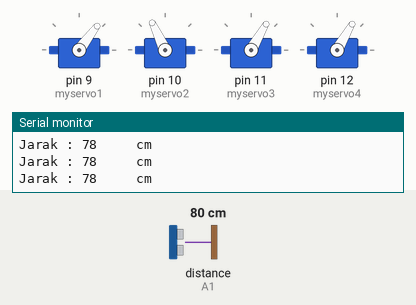
Bench run of a sketch on a simulated Arduino Uno, built with avr-gcc and run on an emulated ATmega328P. On the bench: 4 × servo, the last lines printed to the serial monitor. Wiring (inferred from the names in the program): ultrasonic range finder: trigger A0; echo A1. The inputs (shaded band) are chosen by the test bench; at power-on: distance to the obstacle (sensor on A1) 80 cm. The echo pulse lasts 58.3 µs per cm.

Above: at 1.2 s.
1.3 s: distance to the obstacle (sensor on A1) set to 8 cm
4.3 s: distance to the obstacle (sensor on A1) set to 5 cm
At 4.78 s:
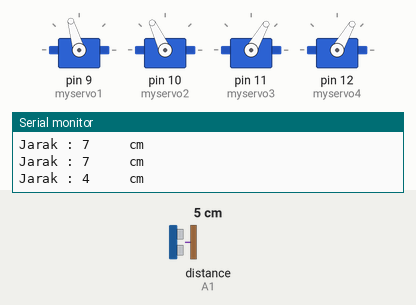
At 5.39 s:
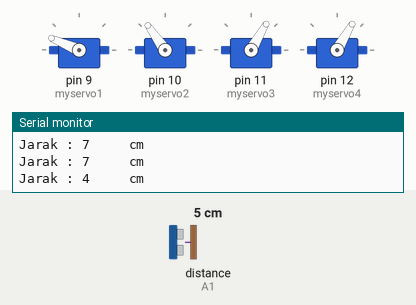
7.3 s: distance to the obstacle (sensor on A1) set to 18 cm
At 7.5 s:
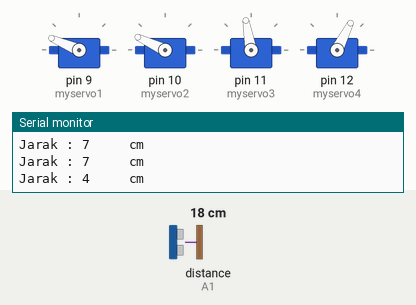
Timing chart, 0 to 11.1 s (numbered marks = the images above; inputs shaded):
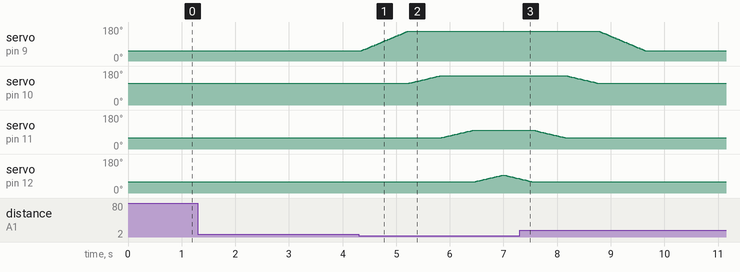

Measured:
- the behaviour switches between 7 and 6 cm on distance to the obstacle (sensor on A1) (found by bisection; images 0 and 1)
- after the input at 4.3 s, servo on pin 9 (myservo1): moves from 53° to 157° over 0.87 s, starting at once; servo on pin 10 (myservo2): moves from 115° to 155° over 0.57 s, starting after 0.94 s
- after the input at 7.3 s, servo on pin 10 (myservo2): goes on until 8.8 s, then stays 115°; servo on pin 11 (myservo3): goes on until 8.1 s, then stays 60°; servo on pin 12 (myservo4): goes on until 7.5 s, then stays 60°

The sketch:

Servo.ino
```cpp
#include<Servo.h>

int trigPin = A0;
int echoPin = A1;
Servo myservo1,myservo2,myservo3,myservo4;
int statusmoved = 0;
long durasi;
int jarak,jarak_max=20;

void setup() {
  Serial.begin(9600);
  pinMode(echoPin,INPUT);
  pinMode(trigPin,OUTPUT);
  myservo1.attach(9);
  myservo2.attach(10);
  myservo3.attach(11);
  myservo4.attach(12);
  myservo1.write(53);
  myservo2.write(115);
  myservo3.write(60);
  myservo4.write(60);
}

void loop() {
  digitalWrite(trigPin,LOW);
  delayMicroseconds(2);
  digitalWrite(trigPin,HIGH);
  delayMicroseconds(10);
  digitalWrite(trigPin,LOW);
  durasi = pulseIn(echoPin,HIGH);
  jarak = durasi * 0.034/2;
  Serial.print("Jarak : ");
  Serial.print(jarak);
  Serial.println("     cm");
  delay(10);
  if(jarak <= 5){
    s1jalan();
    delay(10);
  }
}

void s1jalan(){
  for(float i=53;i<=158;i+=1.2){
    myservo1.write(i);
    delay(10);
  }
  for(float i=115;i<=155;i+=1.0){
    myservo2.write(i);
    delay(15);
  }
  for(float i=60;i<=100;i+=1.0){
    myservo3.write(i);
    delay(15);
  }
  for(float i=60;i<=95;i+=1.0){
    myservo4.write(i);
    delay(15);
  }
  for(float i=95;i>=60;i-=1.0){
    myservo4.write(i);
    delay(15);
  }
  for(float i=100;i>=60;i-=1.0){
    myservo3.write(i);
    delay(15);
  }
  for(float i=155;i>=115;i-=1.0){
    myservo2.write(i);
    delay(15);
  }
  for(float i=158;i>=53;i-=1.2){
    myservo1.write(i);
    delay(10);
  }
  statusmoved++;
  Serial.println(statusmoved);
  if(statusmoved>=4){
    myservo1.write(53);
    delay(15);
    myservo2.write(115);
    delay(100);
    myservo3.write(60);
    delay(100);
    myservo1.write(60);
    delay(100);
    exit(0);
  }
}

//s1:53-159
//s2:115-155
//s3:60-90
//s4:60-95
```
